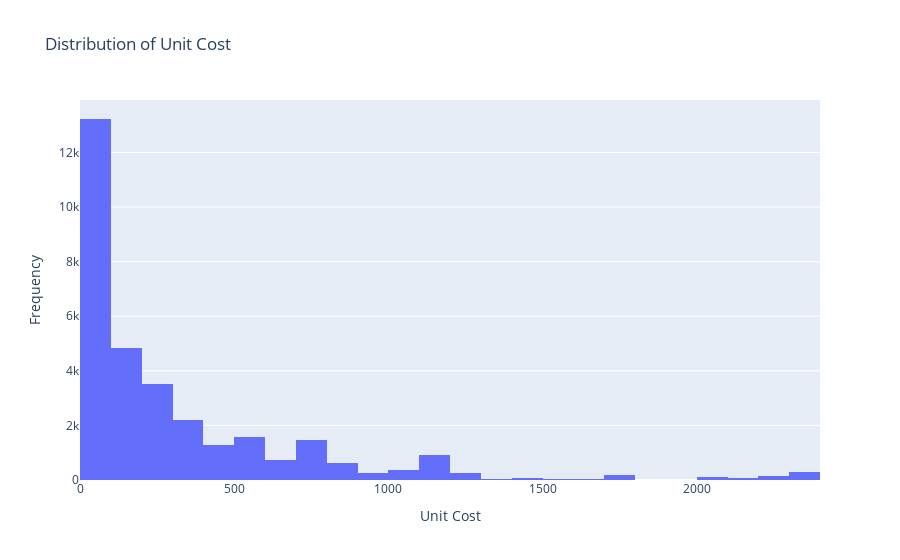

Write notebook code for a chart like this one.
### Code cell
# Histogram distribution of Unit Cost using plotly.express
fig = px.histogram(df, x='Unit Cost', nbins=30, title='Distribution of Unit Cost')
fig.update_layout(xaxis_title='Unit Cost', yaxis_title='Frequency')
fig.show()

### Figure 1 — Plotly figure (JSON) as saved in the notebook; plotly's stock layout.template omitted (floating-point values rounded to 4 significant figures; data arrays with more than 128 entries replaced by an {"elided": "..."} marker saying what was removed)
{"data": [{"bingroup": "x", "hovertemplate": "Unit Cost=%{x}<br>count=%{y}<extra></extra>", "legendgroup": "", "marker": {"color": "#636efa", "pattern": {"shape": ""}}, "name": "", "nbinsx": 30, "orientation": "v", "showlegend": false, "type": "histogram", "x": {"elided": "32263 float values"}, "xaxis": "x", "yaxis": "y"}], "layout": {"barmode": "relative", "legend": {"tracegroupgap": 0}, "title": {"text": "Distribution of Unit Cost"}, "xaxis": {"anchor": "y", "domain": [0, 1], "title": {"text": "Unit Cost"}}, "yaxis": {"anchor": "x", "domain": [0, 1], "title": {"text": "Frequency"}}}}
